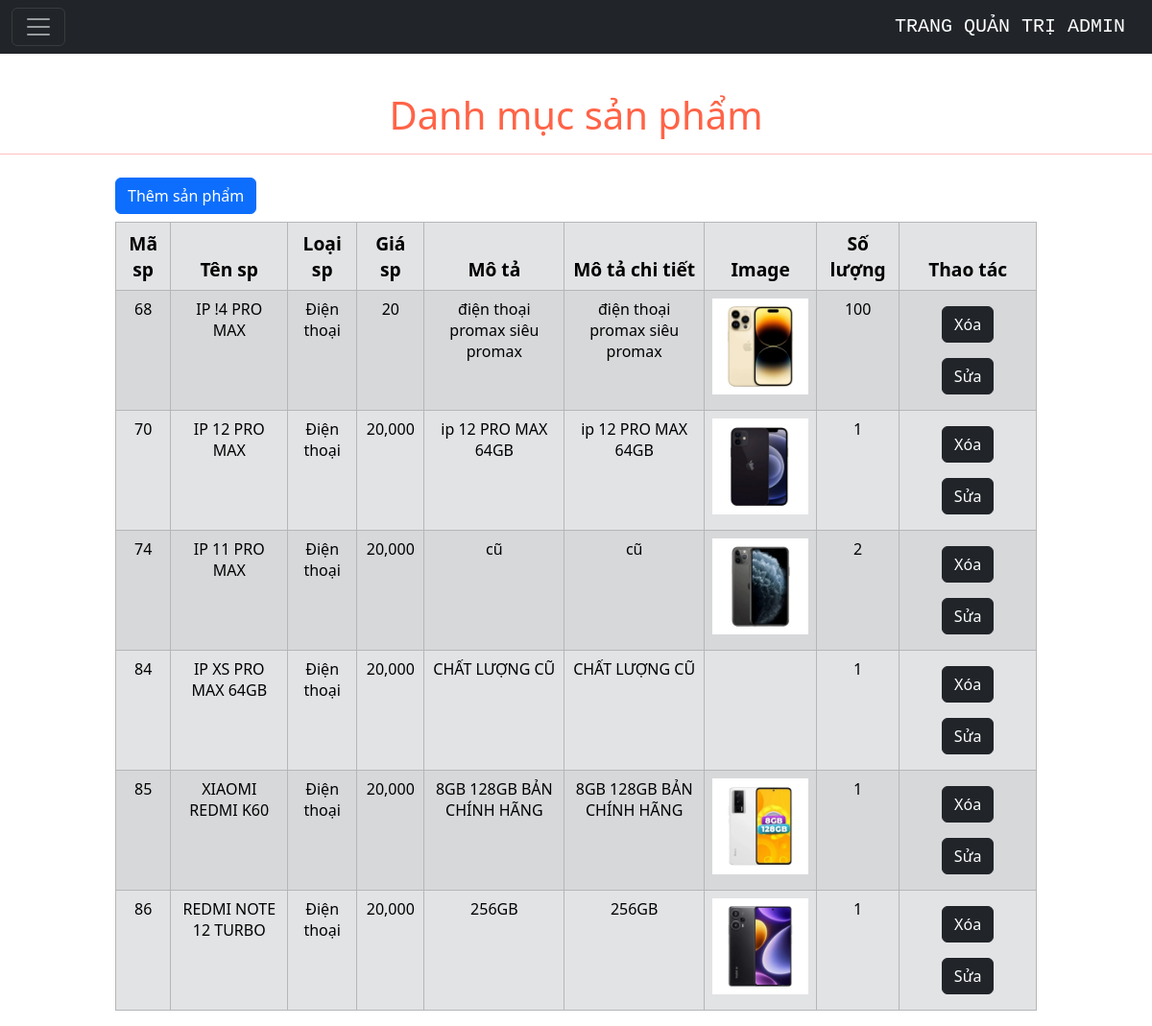
/admin/Pages/ListProduct.php, run on an earlier commit of the app's database.
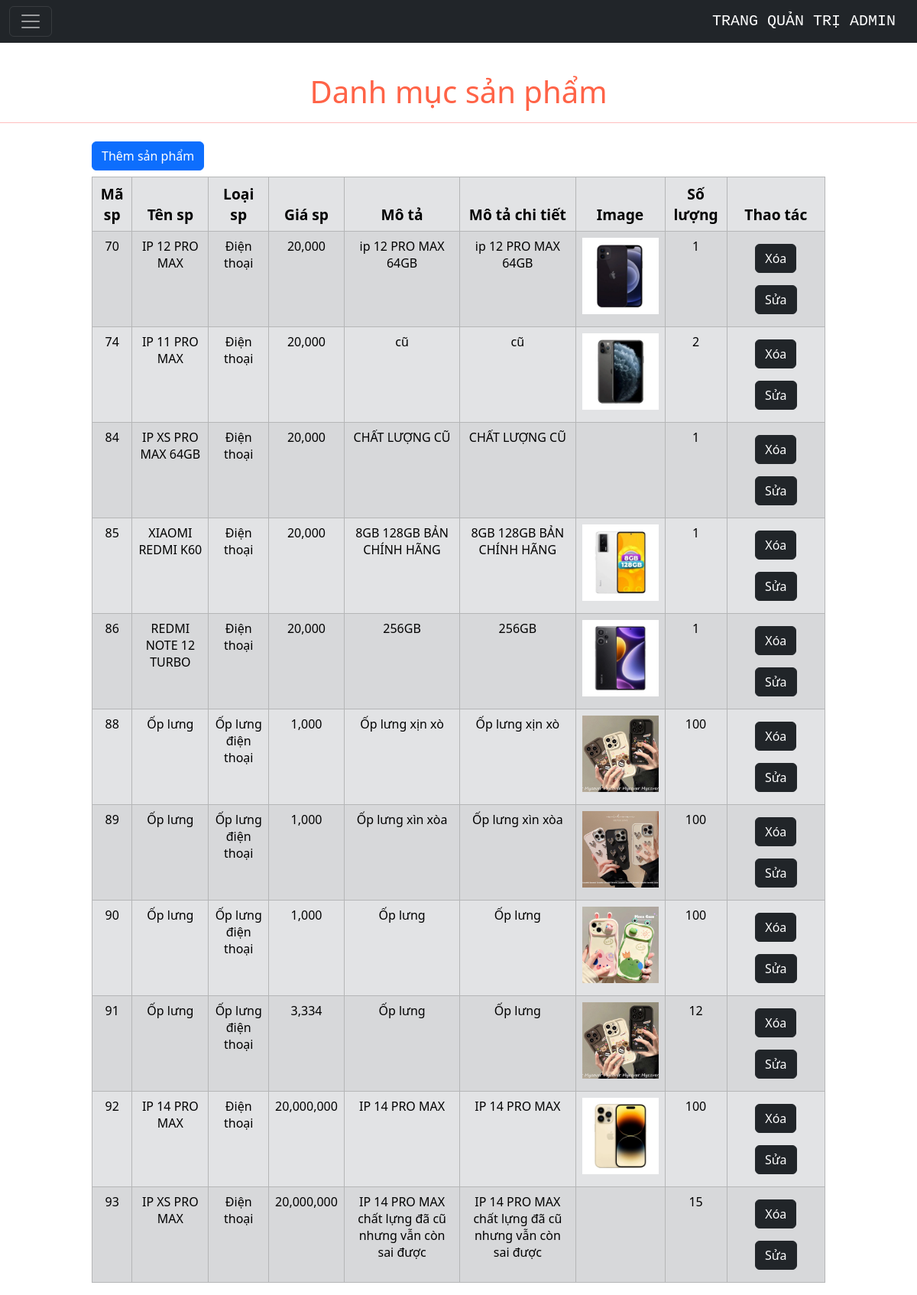
And on a later commit of the database.
### tables this page shows
CREATE TABLE `sanpham` (
  `sp_ma` int(11) NOT NULL,
  `loaisp_ten` varchar(100) NOT NULL,
  `sp_ten` varchar(250) NOT NULL,
  `sp_gia` varchar(250) NOT NULL,
  `sp_mota` varchar(300) DEFAULT NULL,
  `sp_motachitiet` varchar(300) NOT NULL,
  `sp_img` varchar(50) NOT NULL,
  `sp_soluong` int(250) NOT NULL DEFAULT 1
);

### admin/Includes/linkAdmin.php (called while the page is built, shortened)
<?php
$linkBE = "../Includes/BE/";
$linkSanPham ='../../Assets/img/SanPham/';
?>

### admin/Pages/ListProduct.php (the view, shortened to what this page needs)
<head>
</head>
<body>
  <?php
  include('./MenuAdmin.php');
  ?>
  <div class=" content">
    <h1 style="text-align: center; padding-top:40px;color:tomato">Danh mục sản phẩm</h1>
    <hr style="color:red">
    <?php
    $sqlSP =  "SELECT * FROM sanpham";
    $resultSP = $connect->query($sqlSP);
    $danhsachSP = [];
    while ($row =  mysqli_fetch_array($resultSP, MYSQLI_ASSOC)) {
      $danhsachSP[] = array(
        'sp_ma' => $row['sp_ma'],
        'sp_ten' => $row['sp_ten'],
        'loaisp_ten' => $row['loaisp_ten'],
        'sp_gia' => $row['sp_gia'],
        'sp_mota' => $row['sp_mota'],
        'sp_motachitiet' => $row['sp_motachitiet'],
        'sp_img' => $row['sp_img'],
        'sp_soluong' => $row['sp_soluong']
      );
    }
    ?>
<div style="margin: 0px 120px">
    <table id="danhsach" class="table table-striped table-secondary table-bordered  table-hover">
        <thead>
            <tr style="text-align:center; font-size: larger;">
          <th>Mã sp</th>
          <th>Tên sp</th>
          <th>Loại sp</th>
          <th>Giá sp</th>
          <th>Mô tả</th>
          <th>Mô tả chi tiết</th>
          <th>Image</th>
          <th>Số lượng</th>
          <th>Thao tác</th>
        </tr>
      </thead>
      <tbody>
        <?php
        foreach ($danhsachSP as $sp) : ?>
          <tr style="text-align:center">
            <td><?= $sp['sp_ma'] ?></td>
            <td><?= $sp['sp_ten'] ?></td>
            <td><?= $sp['loaisp_ten'] ?></td>
            <td><?= number_format($sp['sp_gia'], 0, '.', ',') ?></td>
            <td><?= $sp['sp_mota'] ?></td>
            <td><?= $sp['sp_motachitiet'] ?></td>
            <td>
              <img style="max-height: 100px;" src="<?php echo $linkSanPham.$sp['sp_img']?>" alt="">
            </td>
            <td><?= $sp['sp_soluong'] ?></td>
            <td>
              <div class="container text-center">
                <div class="row gx-2">
                  <div class="col">
                    <div class="p-2"><a href=<?= $linkBE . "DeleteSQL.php?key=sp_ma&table=sanpham&datakey=" . $sp['sp_ma'] ?>>
                        <button type="submit" name="submit" type="button" class="btn btn-dark">Xóa</button>
                      </a></div>
                  </div>
                  <div class="col">
                    <div class="p-2"><a href=<?="Edit_product.php?datakey=" . $sp['sp_ma'] ?>>
                        <button type="submit" name="submit" type="button"  class="btn btn-dark">Sửa</button>
                      </a>
                    </div>
                  </div>
                </div>
              </div>
            </td>
          </tr>
        <?php endforeach;
        ?>
      </tbody>
      </div>
</body>
</html>
<button type="button" class="btn btn-primary my-2" data-bs-toggle="modal" data-bs-target="#AddProduct">
 Thêm sản phẩm
</button>

### admin/Pages/MenuAdmin.php (shortened to what this page needs)
<!doctype html>
<html lang="en" >
  <head>
    <?php
    include("../Includes/linkAdmin.php");
    ?>
  </head>
  <body>
  <?php
  include($linkFE."Menu.php");
  ?>
  </body>
</html>

### admin/Includes/FE/Menu.php (shortened to what this page needs)
<head>
  <?php
  include("../Includes/linkAdmin.php");
  ?>
  <link href="https://cdn.jsdelivr.net/npm/bootstrap@5.3.1/dist/css/bootstrap.min.css" rel="stylesheet">
  <link rel="stylesheet" href="https://cdn.datatables.net/1.13.6/css/jquery.dataTables.css" />
  <link rel="stylesheet" href="https://cdnjs.cloudflare.com/ajax/libs/font-awesome/6.4.2/css/all.min.css">
</head>
<body>
  <nav class="navbar navbar-dark bg-dark fixed-left">
    <div class="container-fluid">
      <button class="navbar-toggler" type="button" data-bs-toggle="offcanvas" data-bs-target="#offcanvasDarkNavbar" aria-controls="offcanvasDarkNavbar">
        <span class="navbar-toggler-icon"></span>
      </button>
      <div>
        <a class="navbar-brand" href="#" style="font-family:'Courier New', Courier, monospace">TRANG QUẢN TRỊ ADMIN </a>
      </div>
  </nav>
</body>

What changed in the data, as far as the page shows it:
removed sanpham: sp_ma "68", sp_ten "IP !4 PRO MAX", loaisp_ten "Điện thoại", sp_gia "20", sp_mota "điện thoại promax siêu promax", sp_motachitiet "điện thoại promax siêu promax", sp_img (picture), sp_soluong "100"
added sanpham: sp_ma "88", sp_ten "Ốp lưng", loaisp_ten "Ốp lưng điện thoại", sp_gia "1,000", sp_mota "Ốp lưng xịn xò", sp_motachitiet "Ốp lưng xịn xò", sp_img (picture), sp_soluong "100"
added sanpham: sp_ma "89", sp_ten "Ốp lưng", loaisp_ten "Ốp lưng điện thoại", sp_gia "1,000", sp_mota "Ốp lưng xìn xòa", sp_motachitiet "Ốp lưng xìn xòa", sp_img (picture), sp_soluong "100"
added sanpham: sp_ma "90", sp_ten "Ốp lưng", loaisp_ten "Ốp lưng điện thoại", sp_gia "1,000", sp_mota "Ốp lưng", sp_motachitiet "Ốp lưng", sp_img (picture), sp_soluong "100"
added sanpham: sp_ma "91", sp_ten "Ốp lưng", loaisp_ten "Ốp lưng điện thoại", sp_gia "3,334", sp_mota "Ốp lưng", sp_motachitiet "Ốp lưng", sp_img (picture), sp_soluong "12"
added sanpham: sp_ma "92", sp_ten "IP 14 PRO MAX", loaisp_ten "Điện thoại", sp_gia "20,000,000", sp_mota "IP 14 PRO MAX", sp_motachitiet "IP 14 PRO MAX", sp_img (picture), sp_soluong "100"
added sanpham: sp_ma "93", sp_ten "IP XS PRO MAX", loaisp_ten "Điện thoại", sp_gia "20,000,000", sp_mota "IP 14 PRO MAX chất lựng đã cũ nhưng vẫn còn sai được", sp_motachitiet "IP 14 PRO MAX chất lựng đã cũ nhưng vẫn còn sai được", sp_soluong "15"
